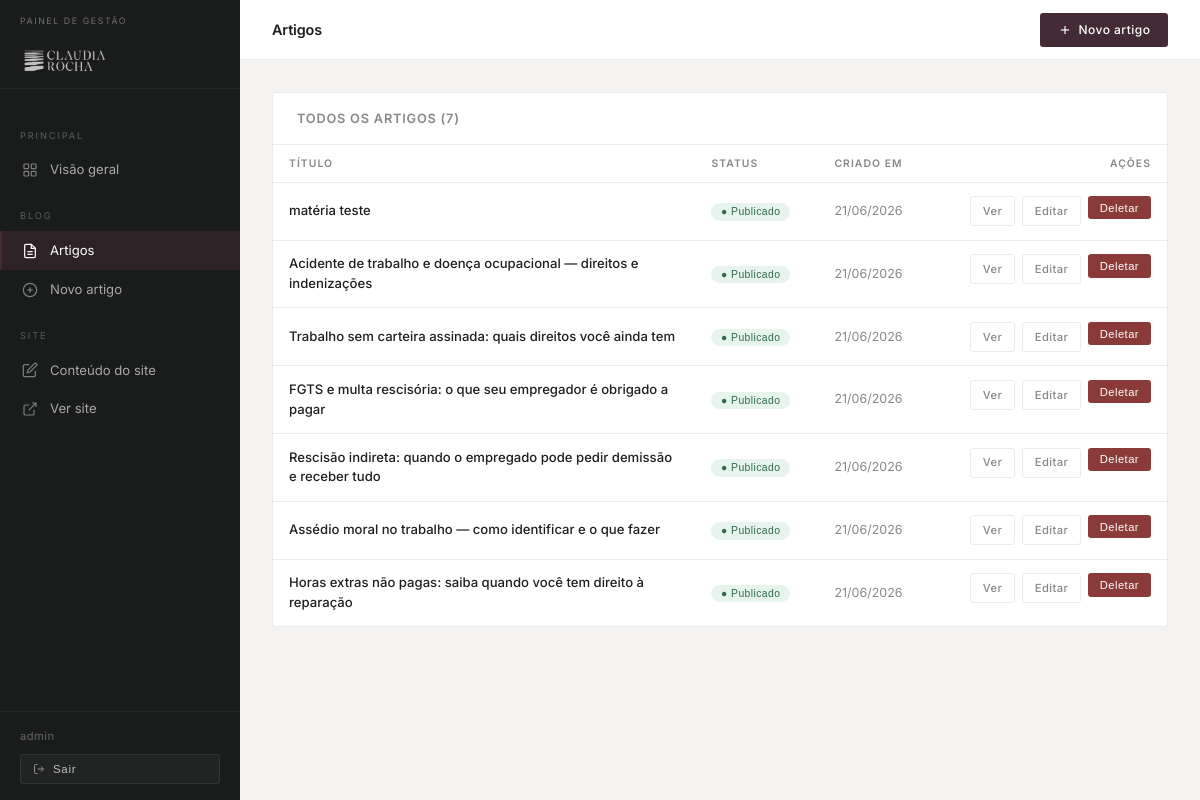
Before: /painel/artigos/ (signed in) with the older database file.
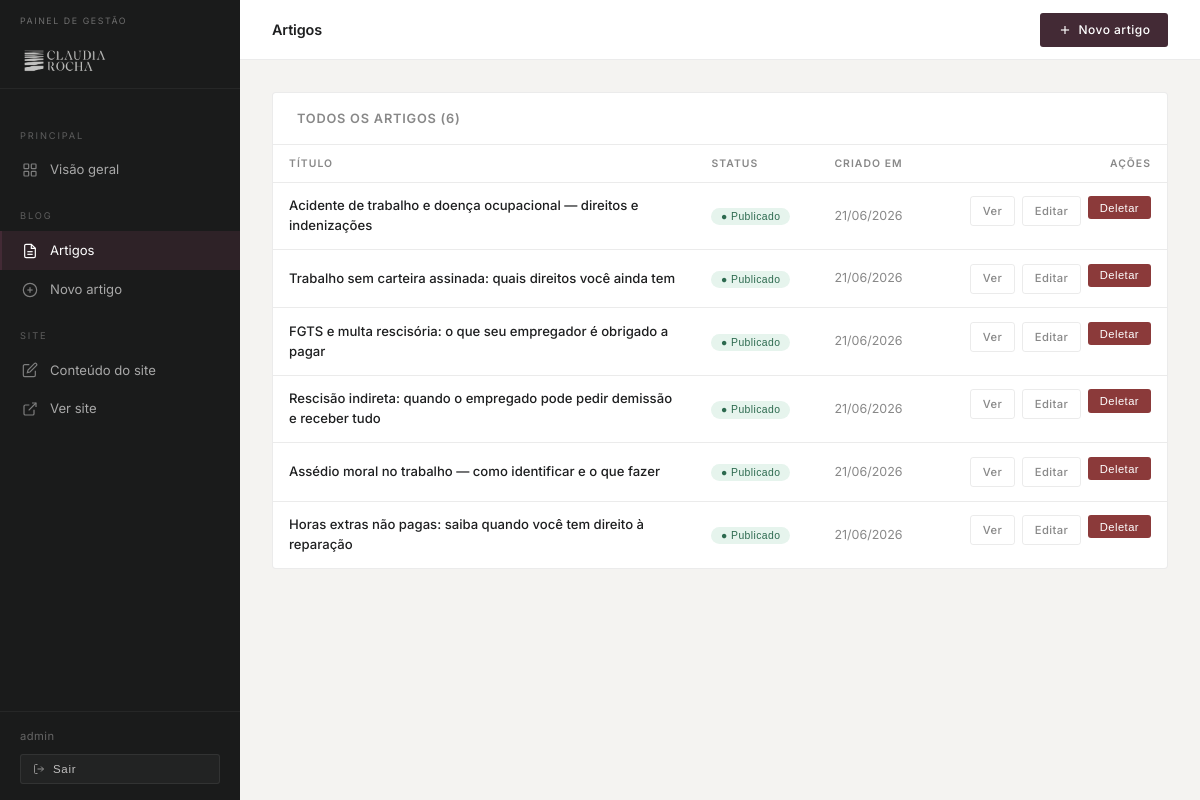
After: the same page with the newer database file.
### blog/models.py (models this page shows, shortened)
class Artigo(models.Model):
    titulo        = models.CharField('Título', max_length=300)
    slug          = models.SlugField(unique=True, blank=True, max_length=320)
    resumo        = models.TextField('Resumo', help_text='Aparece na listagem do blog')
    conteudo      = models.TextField('Conteúdo')
    imagem_capa   = models.ImageField('Imagem de capa', upload_to='blog/', blank=True)
    publicado     = models.BooleanField('Publicado', default=False)
    criado_em     = models.DateTimeField(auto_now_add=True)
    atualizado_em = models.DateTimeField(auto_now=True)
    class Meta:
        verbose_name = 'Artigo'
        verbose_name_plural = 'Artigos'
        ordering = ['-criado_em']

### core/views.py (the view)
# urls.py: path('painel/artigos/',                      core_views.painel_artigos,         name='painel_artigos'),
@login_required(login_url='/painel/login/')
def painel_artigos(request):
    artigos = Artigo.objects.order_by('-criado_em')
    return render(request, 'painel/artigos.html', {'artigos': artigos})

### templates/painel/artigos.html (shortened to what this page needs)
{% extends "painel/base.html" %}
{% block nav_artigos %}active{% endblock %}
{% block topbar_title %}Artigos{% endblock %}
{% block topbar_actions %}
  <a href="/painel/artigos/novo/" class="btn btn-primary">
    <svg viewBox="0 0 24 24" fill="none" stroke="currentColor" stroke-width="2"><line x1="12" y1="5" x2="12" y2="19"/><line x1="5" y1="12" x2="19" y2="12"/></svg>
    Novo artigo
  </a>
{% endblock %}
{% block content %}
<div class="card">
  <div class="card-header">
    <h2>Todos os artigos ({{ artigos|length }})</h2>
  </div>
  <div class="table-wrap">
    <table>
      <thead>
        <tr>
          <th>Título</th>
          <th>Status</th>
          <th>Criado em</th>
          <th style="text-align:right">Ações</th>
        </tr>
      </thead>
      <tbody>
        {% for artigo in artigos %}
        <tr>
          <td class="td-title">
            <a href="/painel/artigos/{{ artigo.id }}/editar/">{{ artigo.titulo }}</a>
          </td>
          <td>
            <form class="toggle-form" method="post" action="/painel/artigos/{{ artigo.id }}/publicar/">
              <button type="submit" class="toggle-btn">
                {% if artigo.publicado %}
                  <span class="badge badge-pub" title="Clique para despublicar">● Publicado</span>
                {% else %}
                  <span class="badge badge-rascunho" title="Clique para publicar">○ Rascunho</span>
                {% endif %}
              </button>
            </form>
          </td>
          <td style="color:#888;font-size:.78rem;white-space:nowrap;">{{ artigo.criado_em|date:"d/m/Y" }}</td>
          <td class="td-actions">
            {% if artigo.publicado %}
            <a href="/blog/{{ artigo.slug }}/" target="_blank" class="btn btn-ghost btn-sm">Ver</a>
            {% endif %}
            <a href="/painel/artigos/{{ artigo.id }}/editar/" class="btn btn-ghost btn-sm">Editar</a>
            <form method="post" action="/painel/artigos/{{ artigo.id }}/deletar/" style="display:inline" onsubmit="return confirm('Deletar este artigo permanentemente?')">
              <button type="submit" class="btn btn-danger btn-sm">Deletar</button>
            </form>
          </td>
        </tr>
        {% endfor %}
      </tbody>
    </table>
  </div>
</div>
{% endblock %}

Changed rows visible on the page:
removed Artigo: titulo "matéria teste", publicado "● Publicado", criado_em "21/06/2026"
Other visible differences:
{{ artigos|length }}: "7" → "6"
